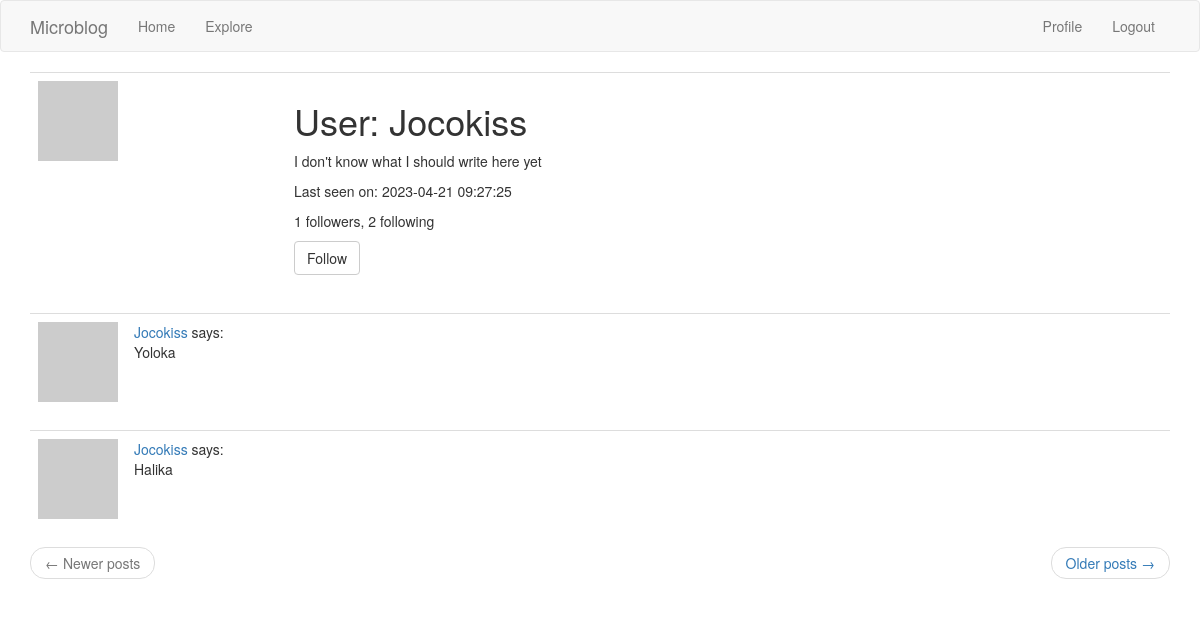
Screenshot of /user/Jocokiss (signed in) with the database file from the repository.
### application/models.py (models this page shows, shortened)
class User(UserMixin, db.Model):
    id = db.Column(db.Integer, primary_key=True)
    username = db.Column(db.String(64), index=True, unique=True)
    email = db.Column(db.String(120), index=True, unique=True)
    password_hash = db.Column(db.String(128))
    posts = db.relationship('Post', backref='author', lazy='dynamic')
    about_me = db.Column(db.String(140))
    last_seen = db.Column(db.DateTime, default=datetime.utcnow)
    followed = db.relationship(
        'User', secondary=followers,
        primaryjoin=(followers.c.follower_id == id),
        secondaryjoin=(followers.c.followed_id == id),
        backref=db.backref('followers', lazy='dynamic'), lazy='dynamic')
    def is_following(self, user):
        return self.followed.filter(
            followers.c.followed_id == user.id).count() > 0
    def avatar(self, size):
        digest = md5(self.email.lower().encode('utf-8')).hexdigest()
        return 'https://www.gravatar.com/avatar/{}?d=identicon&s={}'.format(
            digest, size)

class Post(db.Model):
    id = db.Column(db.Integer, primary_key=True)
    body = db.Column(db.String(140))
    timestamp = db.Column(db.DateTime, index=True, default=datetime.utcnow)
    user_id = db.Column(db.Integer, db.ForeignKey('user.id'))

### application/routes.py (the view)
@app.route('/user/<username>')
@login_required
def user(username):
    user = User.query.filter_by(username=username).first_or_404()
    page = request.args.get('page', 1, type=int)
    posts = user.posts.order_by(Post.timestamp.desc()).paginate(
        page=page, per_page=app.config['POSTS_PER_PAGE'], error_out=False)
    next_url = url_for('user', username=user.username, page=posts.next_num) \
        if posts.has_next else None
    prev_url = url_for('user', username=user.username, page=posts.prev_num) \
        if posts.has_prev else None
    form = EmptyForm()
    return render_template('user.html', user=user, posts=posts.items,
                           next_url=next_url, prev_url=prev_url, form=form)

### application/forms.py
class EmptyForm(FlaskForm):
    submit = SubmitField('Submit')

### application/models.py (called while the page is built)
@login.user_loader
def load_user(id):
    return User.query.get(int(id))

### application/routes.py (called while the page is built)
@app.before_request
def before_request():
    if current_user.is_authenticated:
        current_user.last_seen = datetime.utcnow()
        db.session.commit()

### application/templates/user.html (shortened to what this page needs)
{% extends "base.html" %}
{% block app_content %}
    <table class="table table-hover">
        <tr>
            <td width="256px"><img src="{{ user.avatar(256) }}"></td>
            <td>
                <h1>{{ ('User') }}: {{ user.username }}</h1>
                {% if user.about_me %}<p>{{ user.about_me }}</p>{% endif %}
                {% if user.last_seen %}
                    <p>{{ ('Last seen on') }}: {{ user.last_seen.strftime('%Y-%m-%d %H:%M:%S') }}</p>
                {% endif %}
                <p>{{ '%d followers, %d following' % (user.followers.count(), user.followed.count()) }}</p>
                {% if user == current_user %}
                <p><a href="{{ url_for('edit_profile') }}">{{ ('Edit your profile') }}</a></p>
                {% elif not current_user.is_following(user) %}
                <p>
                    <form action="{{ url_for('follow', username=user.username) }}" method="post">
                        {{ form.submit(value=('Follow'), class_='btn btn-default') }}
                    </form>
                </p>
                {% endif %}
            </td>
        </tr>
    </table>
    {% for post in posts %}
        {% include '_post.html' %}
    {% endfor %}
    <nav aria-label="...">
        <ul class="pager">
            <li class="previous{% if not prev_url %} disabled{% endif %}">
                <a href="{{ prev_url or '#' }}">
                    <span aria-hidden="true">&larr;</span> {{ ('Newer posts') }}
                </a>
            </li>
            <li class="next{% if not next_url %} disabled{% endif %}">
                <a href="{{ next_url or '#' }}">
                    {{ ('Older posts') }} <span aria-hidden="true">&rarr;</span>
                </a>
            </li>
        </ul>
    </nav>
{% endblock %}

### application/templates/_post.html
<table class="table table-hover">
        <tr>
            <td width="70px">
                <a href="{{ url_for('user', username=post.author.username) }}">
                    <img src="{{ post.author.avatar(70) }}" />
                </a>
            </td>
            <td>
                <a href="{{ url_for('user', username=post.author.username) }}">
                    {{ post.author.username }}
                </a>
                says:
                <br>
                {{ post.body }}
            </td>
        </tr>
    </table>

### rows the page displays
User: username "Jocokiss", about_me "I don't know what I should write here yet", last_seen "2023-04-21 09:27:25"
Post: author.username "Jocokiss", body "Yoloka"
Post: author.username "Jocokiss", body "Halika"

### other values shown
{{ ('Home') }} "Home"
{{ ('Explore') }} "Explore"
{{ ('Profile') }} "Profile"
{{ ('Logout') }} "Logout"
{{ ('User') }} "User"
{{ ('Last seen on') }} "Last seen on"
{{ ('Newer posts') }} "Newer posts"
{{ ('Older posts') }} "Older posts"
